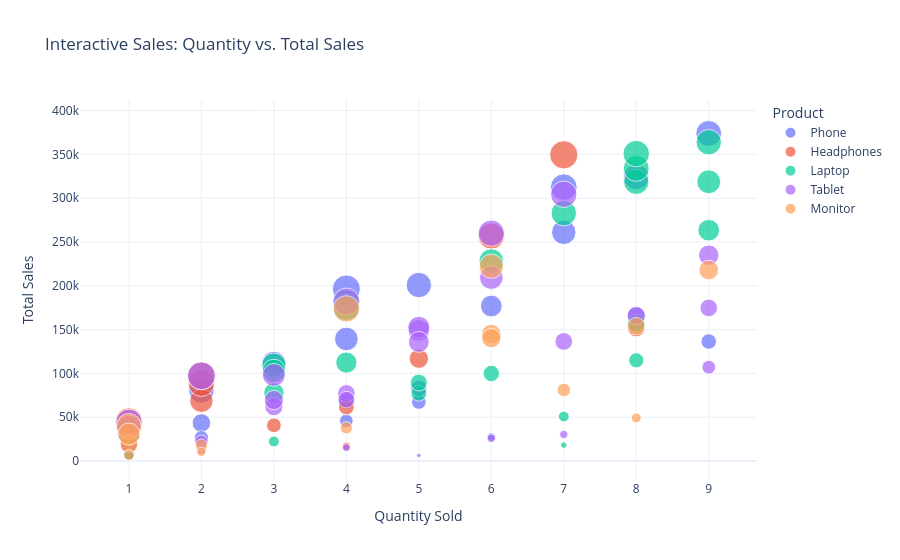

Source (notebook cell):
### Code cell
import plotly.express as px

fig = px.scatter(
    sales,
    x="Quantity",
    y="Total_Sales",
    color="Product",
    size="Price",
    hover_data=["Date", "Region", "Customer_ID"],
    title="Interactive Sales: Quantity vs. Total Sales",
    labels={
        "Quantity": "Quantity Sold",
        "Total_Sales": "Total Sales",
        "Price": "Unit Price",
    },
    template="plotly_white",
)

fig.show()

### Figure 1 — Plotly figure (JSON) as saved in the notebook; plotly's stock layout.template omitted (floating-point values rounded to 4 significant figures)
{"data": [{"customdata": [["2024-01-01T00:00:00", "East", "CUST001"], ["2024-01-03T00:00:00", "West", "CUST003"], ["2024-01-12T00:00:00", "West", "CUST012"], ["2024-01-13T00:00:00", "East", "CUST013"], ["2024-01-16T00:00:00", "South", "CUST016"], ["2024-01-17T00:00:00", "South", "CUST017"], ["2024-02-01T00:00:00", "South", "CUST032"], ["2024-02-06T00:00:00", "North", "CUST037"], ["2024-02-09T00:00:00", "South", "CUST040"], ["2024-02-11T00:00:00", "West", "CUST042"], ["2024-02-14T00:00:00", "East", "CUST045"], ["2024-02-16T00:00:00", "North", "CUST047"], ["2024-02-20T00:00:00", "West", "CUST051"], ["2024-02-25T00:00:00", "North", "CUST056"], ["2024-03-05T00:00:00", "South", "CUST065"], ["2024-03-11T00:00:00", "West", "CUST071"], ["2024-03-16T00:00:00", "South", "CUST076"], ["2024-03-20T00:00:00", "South", "CUST080"], ["2024-03-24T00:00:00", "South", "CUST084"], ["2024-03-28T00:00:00", "West", "CUST088"]], "hovertemplate": "Product=Phone<br>Quantity Sold=%{x}<br>Total Sales=%{y}<br>Unit Price=%{marker.size}<br>Date=%{customdata[0]}<br>Region=%{customdata[1]}<br>Customer_ID=%{customdata[2]}<extra></extra>", "legendgroup": "Phone", "marker": {"color": "#636efa", "size": [37300, 21746, 13233, 20655, 41548, 13488, 16997, 40177, 11494, 18616, 40244, 29499, 15160, 37135, 44652, 34843, 16596, 49101, 40518, 4578], "sizemode": "area", "sizeref": 124.8, "symbol": "circle"}, "mode": "markers", "name": "Phone", "orientation": "v", "showlegend": true, "type": "scatter", "x": [7, 2, 2, 8, 9, 5, 4, 5, 4, 1, 2, 6, 9, 3, 7, 4, 5, 4, 8, 6], "xaxis": "x", "y": [261100, 43492, 26466, 165240, 373932, 67440, 67988, 200885, 45976, 18616, 80488, 176994, 136440, 111405, 312564, 139372, 82980, 196404, 324144, 27468], "yaxis": "y"}, {"customdata": [["2024-01-02T00:00:00", "North", "CUST002"], ["2024-01-04T00:00:00", "East", "CUST004"], ["2024-01-14T00:00:00", "East", "CUST014"], ["2024-01-15T00:00:00", "West", "CUST015"], ["2024-01-24T00:00:00", "West", "CUST024"], ["2024-01-29T00:00:00", "North", "CUST029"], ["2024-02-21T00:00:00", "West", "CUST052"], ["2024-02-29T00:00:00", "South", "CUST060"], ["2024-03-07T00:00:00", "East", "CUST067"], ["2024-03-12T00:00:00", "East", "CUST072"], ["2024-03-13T00:00:00", "West", "CUST073"], ["2024-03-22T00:00:00", "South", "CUST082"], ["2024-04-02T00:00:00", "South", "CUST093"], ["2024-04-06T00:00:00", "West", "CUST097"], ["2024-04-09T00:00:00", "South", "CUST100"]], "hovertemplate": "Product=Headphones<br>Quantity Sold=%{x}<br>Total Sales=%{y}<br>Unit Price=%{marker.size}<br>Date=%{customdata[0]}<br>Region=%{customdata[1]}<br>Customer_ID=%{customdata[2]}<extra></extra>", "legendgroup": "Headphones", "marker": {"color": "#EF553B", "size": [15406, 30895, 4195, 34447, 17838, 45467, 32524, 13624, 44487, 18964, 49930, 48769, 42813, 7647, 23376], "sizemode": "area", "sizeref": 124.8, "symbol": "circle"}, "mode": "markers", "name": "Headphones", "orientation": "v", "showlegend": true, "type": "scatter", "x": [4, 1, 4, 2, 1, 1, 1, 3, 2, 8, 7, 2, 6, 1, 5], "xaxis": "x", "y": [61624, 30895, 16780, 68894, 17838, 45467, 32524, 40872, 88974, 151712, 349510, 97538, 256878, 7647, 116880], "yaxis": "y"}, {"customdata": [["2024-01-05T00:00:00", "North", "CUST005"], ["2024-01-06T00:00:00", "South", "CUST006"], ["2024-01-07T00:00:00", "South", "CUST007"], ["2024-01-08T00:00:00", "West", "CUST008"], ["2024-01-10T00:00:00", "West", "CUST010"], ["2024-01-20T00:00:00", "North", "CUST020"], ["2024-01-21T00:00:00", "East", "CUST021"], ["2024-01-23T00:00:00", "North", "CUST023"], ["2024-01-26T00:00:00", "North", "CUST026"], ["2024-02-18T00:00:00", "South", "CUST049"], ["2024-02-19T00:00:00", "West", "CUST050"], ["2024-02-28T00:00:00", "South", "CUST059"], ["2024-03-02T00:00:00", "South", "CUST062"], ["2024-03-04T00:00:00", "West", "CUST064"], ["2024-03-06T00:00:00", "North", "CUST066"], ["2024-03-08T00:00:00", "North", "CUST068"], ["2024-03-10T00:00:00", "South", "CUST070"], ["2024-03-17T00:00:00", "South", "CUST077"], ["2024-03-21T00:00:00", "East", "CUST081"], ["2024-03-23T00:00:00", "North", "CUST083"], ["2024-03-25T00:00:00", "South", "CUST085"], ["2024-03-29T00:00:00", "North", "CUST089"], ["2024-03-31T00:00:00", "North", "CUST091"], ["2024-04-03T00:00:00", "South", "CUST094"]], "hovertemplate": "Product=Laptop<br>Quantity Sold=%{x}<br>Total Sales=%{y}<br>Unit Price=%{marker.size}<br>Date=%{customdata[0]}<br>Region=%{customdata[1]}<br>Customer_ID=%{customdata[2]}<extra></extra>", "legendgroup": "Laptop", "marker": {"color": "#00cc96", "size": [39835, 40420, 40430, 7262, 45023, 41749, 36518, 29275, 25948, 32297, 43848, 15475, 19661, 17924, 14381, 34303, 35418, 2603, 28098, 43861, 7455, 38037, 7148, 16667], "sizemode": "area", "sizeref": 124.8, "symbol": "circle"}, "mode": "markers", "name": "Laptop", "orientation": "v", "showlegend": true, "type": "scatter", "x": [8, 7, 9, 7, 4, 8, 3, 9, 3, 1, 4, 5, 8, 5, 8, 3, 9, 7, 4, 8, 3, 6, 1, 6], "xaxis": "x", "y": [318680, 282940, 363870, 50834, 180092, 333992, 109554, 263475, 77844, 32297, 175392, 77375, 157288, 89620, 115048, 102909, 318762, 18221, 112392, 350888, 22365, 228222, 7148, 100002], "yaxis": "y"}, {"customdata": [["2024-01-09T00:00:00", "North", "CUST009"], ["2024-01-18T00:00:00", "North", "CUST018"], ["2024-01-19T00:00:00", "West", "CUST019"], ["2024-01-22T00:00:00", "West", "CUST022"], ["2024-01-27T00:00:00", "North", "CUST027"], ["2024-01-28T00:00:00", "North", "CUST028"], ["2024-01-30T00:00:00", "North", "CUST030"], ["2024-01-31T00:00:00", "East", "CUST031"], ["2024-02-02T00:00:00", "South", "CUST033"], ["2024-02-03T00:00:00", "East", "CUST034"], ["2024-02-04T00:00:00", "South", "CUST035"], ["2024-02-05T00:00:00", "East", "CUST036"], ["2024-02-12T00:00:00", "West", "CUST043"], ["2024-02-15T00:00:00", "West", "CUST046"], ["2024-02-23T00:00:00", "North", "CUST054"], ["2024-02-24T00:00:00", "South", "CUST055"], ["2024-03-01T00:00:00", "North", "CUST061"], ["2024-03-09T00:00:00", "North", "CUST069"], ["2024-03-14T00:00:00", "South", "CUST074"], ["2024-03-18T00:00:00", "East", "CUST078"], ["2024-03-19T00:00:00", "North", "CUST079"], ["2024-03-27T00:00:00", "West", "CUST087"], ["2024-04-01T00:00:00", "South", "CUST092"], ["2024-04-04T00:00:00", "West", "CUST095"], ["2024-04-05T00:00:00", "North", "CUST096"], ["2024-04-07T00:00:00", "East", "CUST098"]], "hovertemplate": "Product=Tablet<br>Quantity Sold=%{x}<br>Total Sales=%{y}<br>Unit Price=%{marker.size}<br>Date=%{customdata[0]}<br>Region=%{customdata[1]}<br>Customer_ID=%{customdata[2]}<extra></extra>", "legendgroup": "Tablet", "marker": {"color": "#ab63fa", "size": [32791, 19322, 44045, 6713, 38298, 43495, 11902, 34900, 20696, 48602, 4339, 45515, 43350, 11032, 1308, 4341, 29840, 23229, 17512, 26110, 19425, 3839, 30531, 19507, 20770, 27196], "sizemode": "area", "sizeref": 124.8, "symbol": "circle"}, "mode": "markers", "name": "Tablet", "orientation": "v", "showlegend": true, "type": "scatter", "x": [3, 4, 1, 2, 1, 7, 9, 6, 3, 2, 6, 4, 6, 2, 5, 7, 5, 3, 4, 9, 9, 4, 5, 7, 8, 5], "xaxis": "x", "y": [98373, 77288, 44045, 13426, 38298, 304465, 107118, 209400, 62088, 97204, 26034, 182060, 260100, 22064, 6540, 30387, 149200, 69687, 70048, 234990, 174825, 15356, 152655, 136549, 166160, 135980], "yaxis": "y"}, {"customdata": [["2024-01-11T00:00:00", "West", "CUST011"], ["2024-01-25T00:00:00", "West", "CUST025"], ["2024-02-07T00:00:00", "East", "CUST038"], ["2024-02-08T00:00:00", "South", "CUST039"], ["2024-02-10T00:00:00", "West", "CUST041"], ["2024-02-13T00:00:00", "West", "CUST044"], ["2024-02-17T00:00:00", "West", "CUST048"], ["2024-02-22T00:00:00", "North", "CUST053"], ["2024-02-26T00:00:00", "East", "CUST057"], ["2024-02-27T00:00:00", "East", "CUST058"], ["2024-03-03T00:00:00", "East", "CUST063"], ["2024-03-15T00:00:00", "North", "CUST075"], ["2024-03-26T00:00:00", "North", "CUST086"], ["2024-03-30T00:00:00", "East", "CUST090"], ["2024-04-08T00:00:00", "North", "CUST099"]], "hovertemplate": "Product=Monitor<br>Quantity Sold=%{x}<br>Total Sales=%{y}<br>Unit Price=%{marker.size}<br>Date=%{customdata[0]}<br>Region=%{customdata[1]}<br>Customer_ID=%{customdata[2]}<extra></extra>", "legendgroup": "Monitor", "marker": {"color": "#FFA15A", "size": [6160, 9191, 19256, 39924, 20083, 43428, 6720, 24160, 37055, 5272, 24224, 23381, 11591, 9483, 30717], "sizemode": "area", "sizeref": 124.8, "symbol": "circle"}, "mode": "markers", "name": "Monitor", "orientation": "v", "showlegend": true, "type": "scatter", "x": [8, 2, 8, 1, 1, 4, 1, 6, 6, 2, 9, 6, 7, 4, 1], "xaxis": "x", "y": [49280, 18382, 154048, 39924, 20083, 173712, 6720, 144960, 222330, 10544, 218016, 140286, 81137, 37932, 30717], "yaxis": "y"}], "layout": {"legend": {"itemsizing": "constant", "title": {"text": "Product"}, "tracegroupgap": 0}, "title": {"text": "Interactive Sales: Quantity vs. Total Sales"}, "xaxis": {"anchor": "y", "domain": [0, 1], "title": {"text": "Quantity Sold"}}, "yaxis": {"anchor": "x", "domain": [0, 1], "title": {"text": "Total Sales"}}}}
